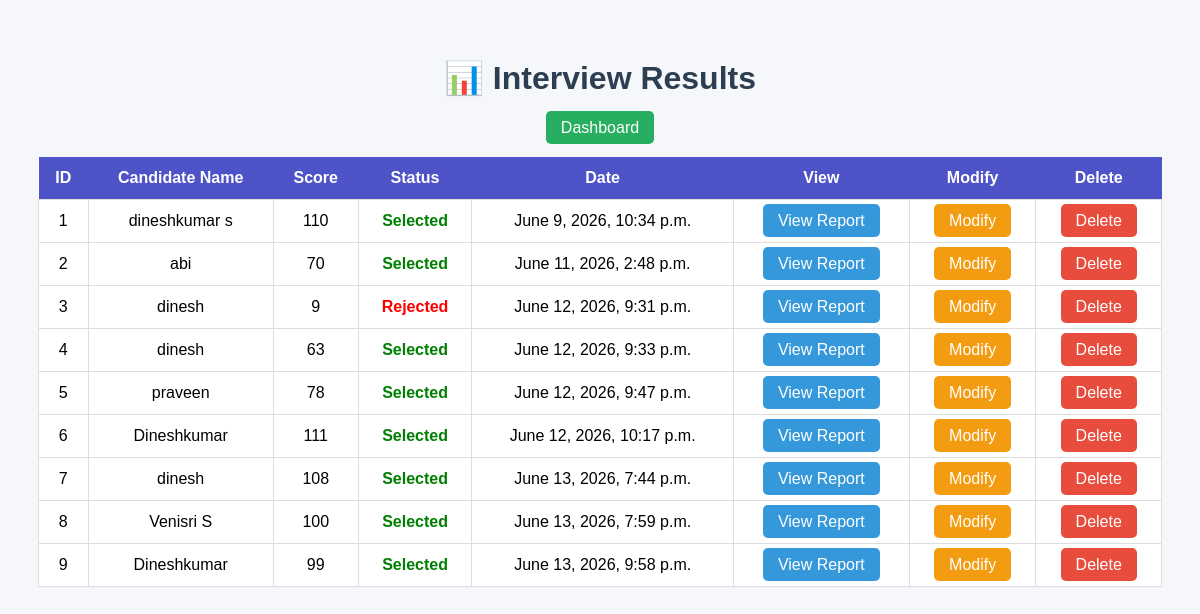
/interview-results/, run on an earlier commit of the app's database.
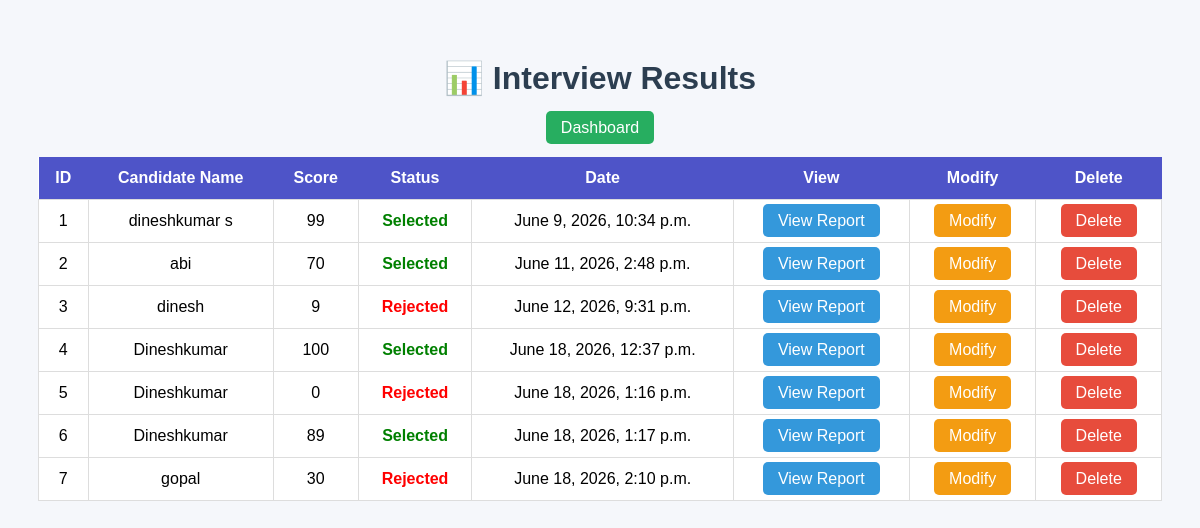
And on a later commit of the database.
### interview/models.py (models this page shows, shortened)
class InterviewSession(models.Model):
    resume = models.ForeignKey(
        Resume,
        on_delete=models.CASCADE,
        related_name="sessions"
    )
    questions = models.TextField(blank=True, null=True)
    current_index = models.IntegerField(default=0)
    answers = models.TextField(blank=True, null=True)
    score = models.IntegerField(default=0)
    status = models.CharField(
        max_length=20,
        default="Pending"
    )
    feedback = models.TextField(
        blank=True,
        null=True
    )
    created_at = models.DateTimeField(auto_now_add=True)

class Resume(models.Model):
    name = models.CharField(max_length=100)
    email = models.EmailField()
    file = models.FileField(upload_to='resumes/')
    uploaded_at = models.DateTimeField(auto_now_add=True)

### interview/views.py (the view)
def interview_results(request):
    results = InterviewSession.objects.all().order_by('id')
    return render(
        request,
        "all_interview_results.html",
        {
            "results": results
        }
    )

### interview/templates/all_interview_results.html (shortened to what this page needs)
<!DOCTYPE html>
<html>
<head>
</head>
<body>
<h1>📊 Interview Results</h1>
<div class="top">
    <a href="{% url 'home' %}" class="btn home">
        Dashboard
    </a>
</div>
<table>
<tr>
    <th>ID</th>
    <th>Candidate Name</th>
    <th>Score</th>
    <th>Status</th>
    <th>Date</th>
    <th>View</th>
<th>Modify</th>
<th>Delete</th>
</tr>
{% for result in results %}
<tr>
    <td>{{ forloop.counter }}</td>
    <td>{{ result.resume.name }}</td>
    <td>{{ result.score }}</td>
    <td>
        {% if result.status == "Selected" %}
            <span class="selected">
                Selected
            </span>
        {% else %}
            <span class="rejected">
                Rejected
            </span>
        {% endif %}
    </td>
    <td>{{ result.created_at }}</td>
    <td>
    <a href="{% url 'final_result' result.id %}"
       class="btn">
        View Report
    </a>
</td>
<td>
    <a href="{% url 'edit_result' result.id %}"
       class="btn modify-btn">
        Modify
    </a>
</td>
<td>
    <a href="{% url 'delete_interview_result' result.id %}"
       class="btn delete-btn"
       onclick="return confirm('Are you sure you want to delete this interview result?');">
        Delete
    </a>
</td>
</tr>
{% empty %}
<tr>
    <td colspan="8">
        No Interview Results Found
    </td>
</tr>
{% endfor %}
</table>
</body>
</html>

What changed in the data, as far as the page shows it:
removed InterviewSession: resume.name "dinesh", score "63", status "Selected", created_at "June 12, 2026, 9:33 p.m."
removed InterviewSession: resume.name "praveen", score "78", status "Selected", created_at "June 12, 2026, 9:47 p.m."
removed InterviewSession: resume.name "Dineshkumar", score "111", status "Selected", created_at "June 12, 2026, 10:17 p.m."
removed InterviewSession: resume.name "dinesh", score "108", status "Selected", created_at "June 13, 2026, 7:44 p.m."
removed InterviewSession: resume.name "Venisri S", score "100", status "Selected", created_at "June 13, 2026, 7:59 p.m."
removed InterviewSession: resume.name "Dineshkumar", score "99", status "Selected", created_at "June 13, 2026, 9:58 p.m."
changed InterviewSession "June 9, 2026, 10:34 p.m.": score "110" → "99"
added InterviewSession: resume.name "Dineshkumar", score "100", status "Selected", created_at "June 18, 2026, 12:37 p.m."
added InterviewSession: resume.name "Dineshkumar", score "0", status "Rejected", created_at "June 18, 2026, 1:16 p.m."
added InterviewSession: resume.name "Dineshkumar", score "89", status "Selected", created_at "June 18, 2026, 1:17 p.m."
added InterviewSession: resume.name "gopal", score "30", status "Rejected", created_at "June 18, 2026, 2:10 p.m."
